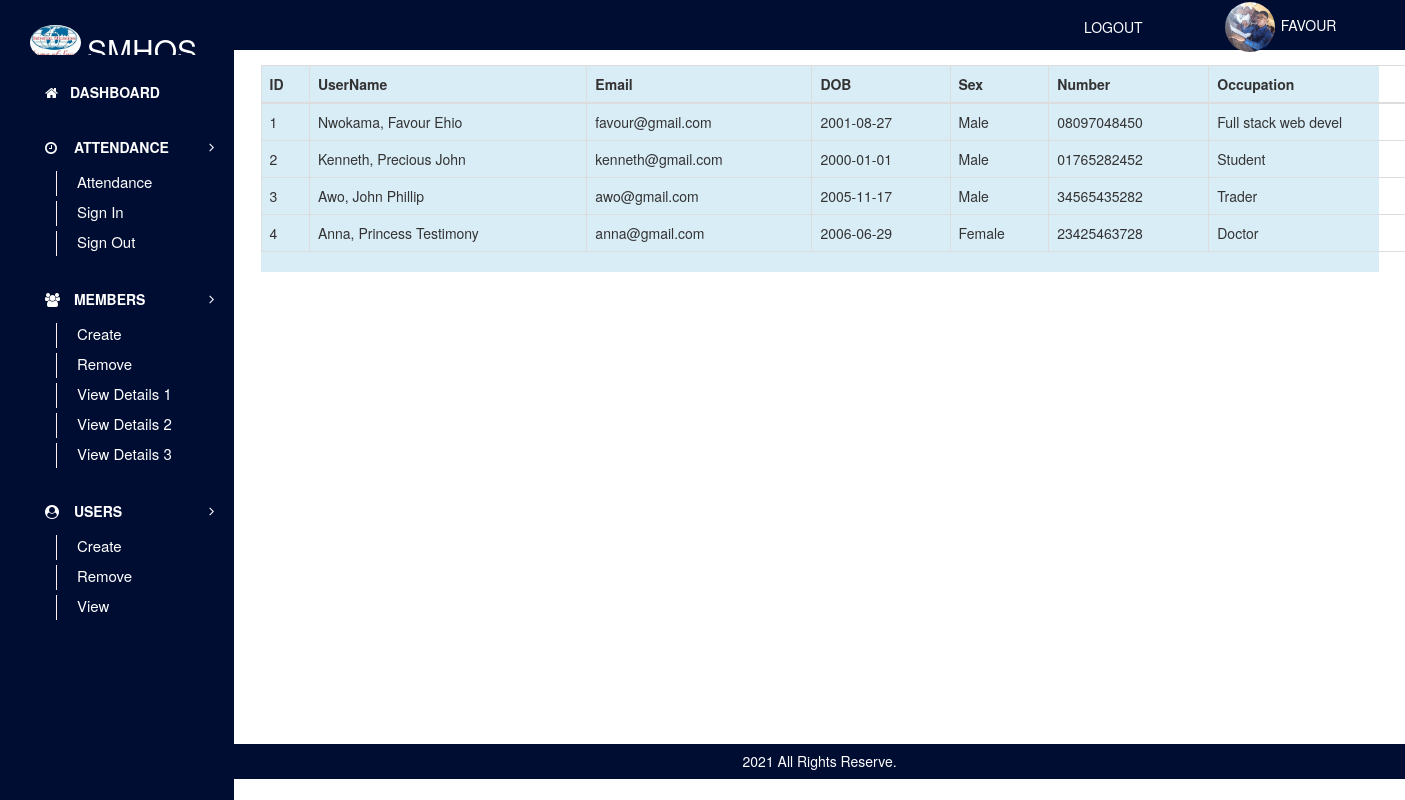
/viewMembers1 (signed in), run on the app's committed database.
### tables this page shows
CREATE TABLE `members` (
  `memId` int(11) NOT NULL,
  `lastName` varchar(20) NOT NULL,
  `firstName` varchar(20) NOT NULL,
  `otherName` varchar(20) NOT NULL,
  `dob` date NOT NULL,
  `sex` varchar(7) NOT NULL,
  `email` varchar(30) NOT NULL,
  `number` varchar(20) NOT NULL,
  `occupation` varchar(20) NOT NULL,
  `maritalStatus` varchar(10) NOT NULL,
  `address` varchar(50) NOT NULL,
  `nationality` varchar(20) NOT NULL,
  `state` varchar(20) NOT NULL,
  `town` varchar(20) NOT NULL,
  `areYouAMember` varchar(10) NOT NULL,
  `churchName` varchar(30) NOT NULL,
  `churchBranch` varchar(30) NOT NULL,
  `areYouBaptised` varchar(10) NOT NULL,
  `date` datetime NOT NULL DEFAULT CURRENT_TIMESTAMP,
  `status` varchar(10) NOT NULL
);

### config/dataBaseLink.php (called while the page is built, shortened)
<?php
class HomeCell{
private $connect = NULL;
public function __construct()
  {
$servername = "localhost";
$username = "root";
$password = "";
$dbname = "favhomecell";
  $this->connect = "";
  try{
  $this->connect = new PDO("mysql:host=$servername;dbname=$dbname", $username, $password);
  $this->connect->setAttribute(PDO::ATTR_ERRMODE, PDO::ERRMODE_EXCEPTION);
  $this->connect->exec("SET CHARACTER SET utf8");
    }
  catch(PDOException $e) {
  echo 'Error: ' . $e->getMessage();
        }
  }
 public function tbl_select($tblquery,$tblvalue = array())
 {
 try{
  $stmt = $this->connect->prepare($tblquery);
  $stmt->execute($tblvalue);
  $results = $stmt->fetchAll(PDO::FETCH_ASSOC);
  return $results;
} catch(PDOException $e) {
    echo 'Error: ' . $e->getMessage();
  }
 }
  }
?>

### pages/viewMembers1.php (the view)
<div class="bg-info">
<div class="container">
    <div class="row justify-content-center">
        <table class="table table-bordered table-hover" id="table">
            <thead>
                <tr>
                    <th>ID</th>
                    <th>UserName</th>
                    <th>Email</th>
                    <th>DOB</th>
                    <th>Sex</th>
                    <th>Number</th>
                    <th>Occupation</th>
                </tr>
            </thead>
            <tbody>
                <tr>
                    <?php
                        $tblquery = "SELECT * FROM members";
                        $tblvalue = array();
                        $select = $collect->tbl_select($tblquery, $tblvalue);
                        foreach($select as $data){
                            extract($data);
                            ?>
                            <?php
                                echo "
                                    <tr>
                                        <td>$memId</td>
                                        <td>$lastName, $firstName $otherName</td>
                                        <td>$email</td>
                                        <td>$dob</td>
                                        <td>$sex</td>
                                        <td>$number</td>
                                        <td>$occupation</td>
                                    </tr>
                                ";
                        }
                    ?>
                </tr>
            </tbody>
        </table>
    </div>
</div>
</div>

### index.php (shortened to what this page needs)
<?php
    $url = $_GET['url'];
    $url = rtrim($url, '/');
    $url = explode('/', $url);
    if(file_exists('pages/'.$url[0].'.php')){
        include('main.php');
    }else{
        include('login.php');
    }
?>

### includes/header.php (shortened to what this page needs)
<?php
    include('config/dataBaseLink.php');
    $collect = new HomeCell();
?>
<!DOCTYPE html>
<html lang="en">
    <head>
        <link rel="stylesheet" href="https://stackpath.bootstrapcdn.com/font-awesome/4.7.0/css/font-awesome.min.css">
        <link rel="stylesheet" href="styles/stylesheet.css">
        <link rel="stylesheet" type="text/css" href="https://cdnjs.cloudflare.com/ajax/libs/twitter-bootstrap/3.3.7/css/bootstrap.min.css"/>
<link rel="stylesheet" type="text/css" href="https://cdn.datatables.net/1.11.3/css/dataTables.bootstrap.min.css"/>
    </head>
    <body>

### main.php (shortened to what this page needs)
<?php include('includes/header.php'); ?>
    <div class="mainContainer">
        <div class="container-fluid">
            <div class="row">
                <div class="col-xs-12 col-sm-12 col-md-2 col-lg-2 col-xl-2 leftNavSection">
                    <div class="row">
                        <?php include('pages/menu.php'); ?>
                    </div>
                </div>
                <div class="col-xs-12 col-sm-12 col-md-10 col-lg-10 col-xl-10">
                    <div class="row">
                        <div class="col-xs-12 col-sm-12 col-md-12 col-lg-12 col-xl-12 topNavSection">
                            <div class="row">
                                <div class="col-xs-12 col-sm-12 col-md-8 col-lg-8 col-xl-8 topNavLeftSection">
                                </div>
                                <div class="col-xs-12 col-sm-12 col-md-2 col-lg-2 col-xl-2 topNavMiddleSection">
                                    <p><a href="logout.php">LogOut</a></p>
                                </div>
                                <div class="col-xs-12 col-sm-12 col-md-2 col-lg-2 col-xl-2 topNavRightSection">
                                    <img src="assets/3.png" alt="profile picture" width="50px" height="50px"style="border-radius:50%;">
                                    <p><?php echo $_SESSION['userName']; ?></p>
                                </div>
                            </div>
                        </div>
                        <div class="col-xs-12 col-sm-12 col-md-12 col-lg-12 col-xl-12 dynamicBodyBox">
                            <div class="bodyBox">
                                <?php include($pages);?>
                            </div>
                        </div>
                        <div class="col-xs-12 col-sm-12 col-md-12 col-lg-12 col-xl-12 footerSection">
                            2021 All Rights Reserve.
                        </div>
                    </div>
                </div>
            </div>
        </div>
    </div>
<?php include('includes/footer.php'); ?>

### pages/menu.php (shortened to what this page needs)
<ul>
    <li>
        <h1>
            <img src="./assets/favicon.jfif" alt="Logo" style="border-radius:50%;">
            <span>SMHOS</span>
        </h1>
    </li>
</ul>
<ul>
    <li>
        <a href="dashboard">
            <span><i class="fa fa-home"></i>Dashboard</span>
        </a>
    </li>
</ul>
<ul>
    <li>
        <a>
            <span>
                <i class="fa fa-clock-o"></i>
                Attendance
                <i class="fa fa-angle-right"></i>
            </span>
        </a>
        <ul>
            <lI><a href="attendance">Attendance</a></li>
            <lI><a href="signIn">Sign In</a></li>
            <lI><a href="signOut">Sign Out</a></li>
        </ul>
    </li>
</ul>
<ul>
    <li>
        <a>
            <span>
                <i class="fa fa-users"></i>
                Members
                <i class="fa fa-angle-right"></i>
            </span>
        </a>
        <ul>
            <lI><a href="createMember">Create</a></li>
            <lI><a href="removeMember">Remove</a></li>
            <lI><a href="viewMembers1">View Details 1</a></li>
            <lI><a href="viewMembers2">View Details 2</a></li>
            <lI><a href="viewMembers3">View Details 3</a></li>
        </ul>
    </li>
</ul>
<ul>
    <li>
        <a>
            <span>
                <i class="fa fa-user-circle"></i>
                Users
                <i class="fa fa-angle-right"></i>
            </span>
        </a>
        <ul>
            <lI><a href="createUser">Create</a></li>
            <lI><a href="removeUser">Remove</a></li>
            <lI><a href="viewUser">View</a></li>
        </ul>
    </li>
</ul>
<ul>
</ul>

### includes/footer.php (shortened to what this page needs)
    </body>
</html>

### styles/stylesheet.css (style rules this page uses)
body { box-sizing: border-box; font-family: 'Roboto', sans-serif; margin: 0; overflow: hidden; padding: 0; }
.mainContainer { height: 100vh; width: 100vw; }
.leftNavSection { background: #000d33; height: 100vh; }
.leftNavSection ul li h1 img { float: left; width:51px; }
.leftNavSection ul li h1 span { color: #fff; font-size: 30px; line-height: 50px; margin-left: 6px; }
.leftNavSection ul { padding: 5px 0 5px 30px; }
.leftNavSection ul li { font-weight: bold; line-height: 35px; list-style-type: none; margin-right: 20px auto; overflow: hidden; position: relative; text-transform: uppercase; transition: 1s; }
.leftNavSection ul:first-child li { max-height: 50px; }
.leftNavSection ul li a { color:#fff; text-decoration: none; }
.leftNavSection ul li a i { margin-left: 10px; padding: 5px; width:30px; }
.leftNavSection ul li a i.fa-angle-right { position: absolute; right: 0; top:5px; transition: .5s; }
.leftNavSection ul li > ul { margin: 0 0 0 20px; padding: 1px; }
.leftNavSection ul li > ul li { border-left: 1px solid #fff0f0; color:#fff0f0; cursor: pointer; font-size: 15px; font-weight: normal; height: 25px; line-height: 20px; margin: 5px; padding: 1px 1px 1px 20px; text-transform: capitalize; }
.leftNavSection ul li > ul li a, .leftNavSection ul li:target > ul li a { background: transparent; }
.dynamicBodyBox { min-height:572px; }
.dynamicBodyBox .bodyBox { display: block; height: 83vh; margin: 15px auto; width:98%; }
.topNavSection { background: #000d33; height: 50px; padding: 2px; }
.topNavMiddleSection { text-align: center; }
.topNavMiddleSection p a { color: #fff; display: inline; line-height: 50px; margin-left: 2px; text-align: center; text-transform: uppercase; }
.topNavRightSection p { color: #fff; display: inline; margin-left: 2px; text-transform: uppercase; }
.footerSection { background: #000d33; color:#fff; height: 35px; line-height: 35px; text-align:center; }

### data on the page
members: memId "1", lastName "Nwokama", firstName "Favour", otherName "Ehio", email "favour@gmail.com", dob "2001-08-27", sex "Male", number "08097048450", occupation "Full stack web devel"
members: memId "2", lastName "Kenneth", firstName "Precious", otherName "John", email "kenneth@gmail.com", dob "2000-01-01", sex "Male", number "01765282452", occupation "Student"
members: memId "3", lastName "Awo", firstName "John", otherName "Phillip", email "awo@gmail.com", dob "2005-11-17", sex "Male", number "34565435282", occupation "Trader"
members: memId "4", lastName "Anna", firstName "Princess", otherName "Testimony", email "anna@gmail.com", dob "2006-06-29", sex "Female", number "23425463728", occupation "Doctor"

### other printed values
$_SESSION['userName'] "FAVOUR"
